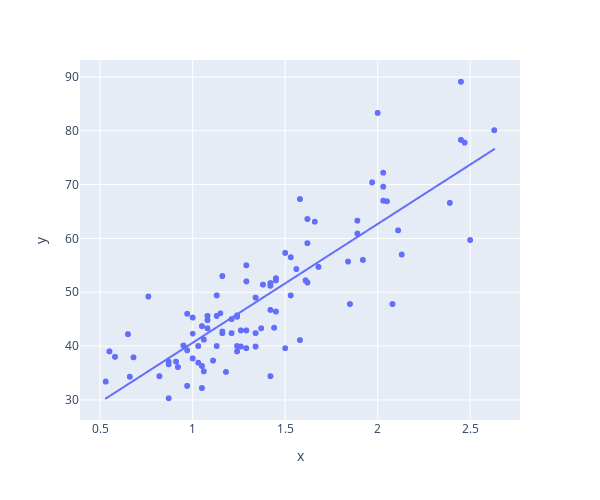

The cell this chart's notebook holds for it:
### Code cell
px.scatter(x=clean_data_df['Pts/G'], y= clean_data_df['xG'],width=600,height=500,trendline='ols')

### Figure 1 — Plotly figure (JSON) as saved in the notebook; plotly's stock layout.template omitted (floating-point values rounded to 4 significant figures; data arrays with more than 128 entries replaced by an {"elided": "..."} marker saying what was removed)
{"data": [{"hovertemplate": "x=%{x}<br>y=%{y}<extra></extra>", "legendgroup": "", "marker": {"color": "#636efa", "symbol": "circle"}, "mode": "markers", "name": "", "showlegend": false, "type": "scattergl", "x": {"elided": "2231 float values"}, "xaxis": "x", "y": {"elided": "2231 float values"}, "yaxis": "y"}, {"hovertemplate": "<b>OLS trendline</b><br>y = 22.0655 * x + 18.5492<br>R<sup>2</sup>=0.720527<br><br>x=%{x}<br>y=%{y} <b>(trend)</b><extra></extra>", "legendgroup": "", "marker": {"color": "#636efa", "symbol": "circle"}, "mode": "lines", "name": "", "showlegend": false, "type": "scattergl", "x": {"elided": "2231 float values"}, "xaxis": "x", "y": {"elided": "2231 float values"}, "yaxis": "y"}], "layout": {"height": 500, "legend": {"tracegroupgap": 0}, "margin": {"t": 60}, "width": 600, "xaxis": {"anchor": "y", "domain": [0, 1], "title": {"text": "x"}}, "yaxis": {"anchor": "x", "domain": [0, 1], "title": {"text": "y"}}}}
